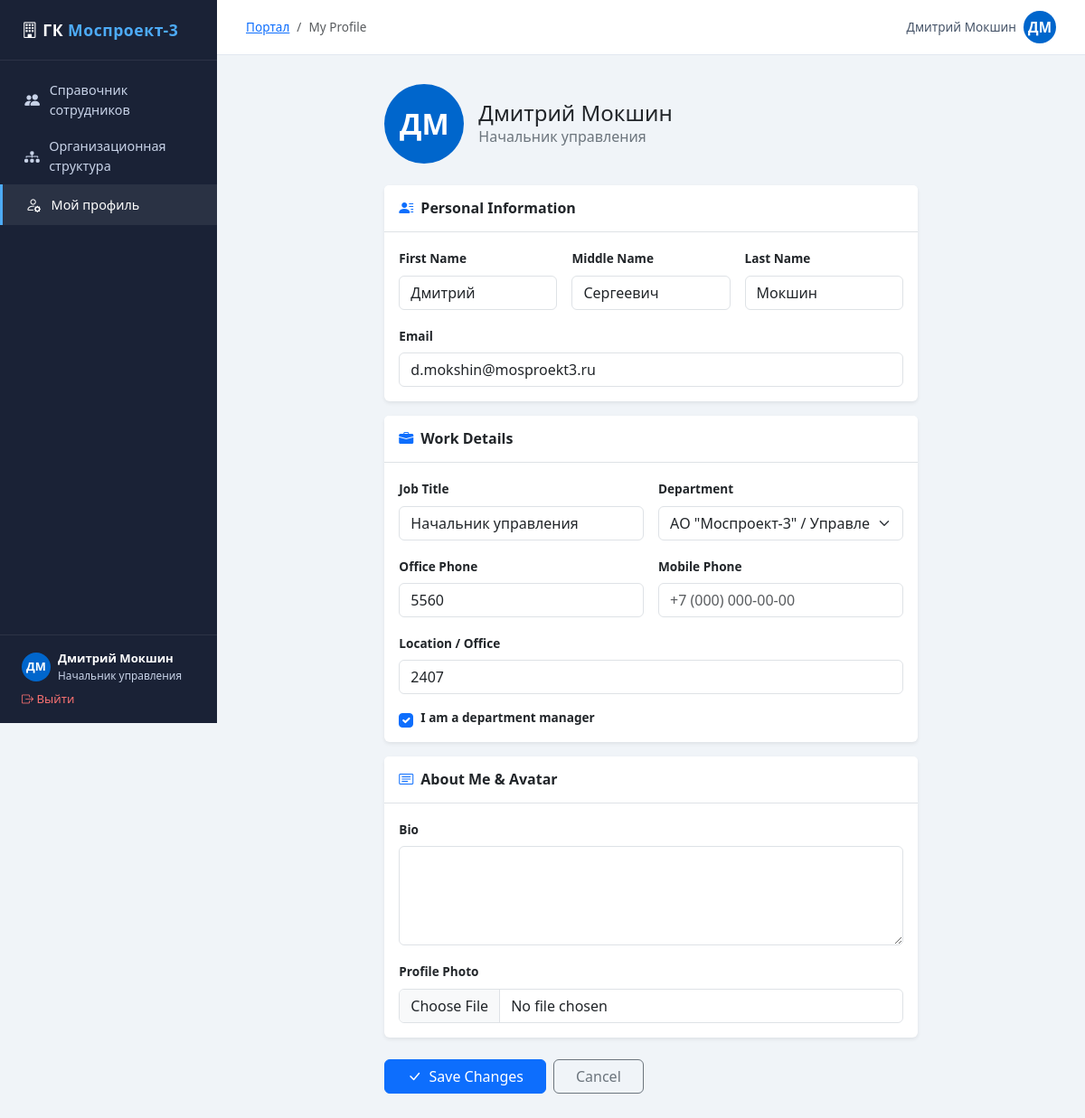
Screenshot of /profile/ (signed in) with the database file from the repository.
### employees/models.py (models this page shows, shortened)
class EmployeeProfile(models.Model):
    user = models.OneToOneField(User, on_delete=models.CASCADE, related_name='profile')
    department = models.ForeignKey(
        Department, null=True, blank=True,
        on_delete=models.SET_NULL,
        related_name='employees',
    )
    middle_name = models.CharField(max_length=100, blank=True)
    job_title = models.CharField(max_length=200, blank=True)
    phone = models.CharField(max_length=50, blank=True)
    mobile = models.CharField(max_length=50, blank=True)
    location = models.CharField(max_length=200, blank=True)
    bio = models.TextField(blank=True)
    avatar = models.ImageField(upload_to='avatars/', null=True, blank=True)
    is_manager = models.BooleanField(default=False)

### employees/views.py (the view)
# urls.py: path('profile/', views.profile_edit, name='profile_edit'),
@login_required
def profile_edit(request):
    profile = _get_or_create_profile(request.user)
    if request.method == 'POST':
        user_form = UserInfoForm(request.POST, instance=request.user)
        profile_form = EmployeeProfileForm(request.POST, request.FILES, instance=profile)
        if user_form.is_valid() and profile_form.is_valid():
            user_form.save()
            profile_form.save()
            messages.success(request, 'Your profile has been updated.')
            return redirect('profile_edit')
    else:
        user_form = UserInfoForm(instance=request.user)
        profile_form = EmployeeProfileForm(instance=profile)
    return render(request, 'employees/profile_edit.html', {
        'user_form': user_form,
        'profile_form': profile_form,
    })

### employees/forms.py
class UserInfoForm(forms.ModelForm):
    class Meta:
        model = User
        fields = ['first_name', 'last_name', 'email']
        widgets = {
            'first_name': forms.TextInput(attrs={'class': 'form-control'}),
            'last_name': forms.TextInput(attrs={'class': 'form-control'}),
            'email': forms.EmailInput(attrs={'class': 'form-control'}),
        }

class EmployeeProfileForm(forms.ModelForm):
    class Meta:
        model = EmployeeProfile
        fields = ['middle_name', 'department', 'job_title', 'phone', 'mobile', 'location', 'bio', 'avatar', 'is_manager']
        widgets = {
            'middle_name': forms.TextInput(attrs={'class': 'form-control'}),
            'department': forms.Select(attrs={'class': 'form-select'}),
            'job_title': forms.TextInput(attrs={'class': 'form-control'}),
            'phone': forms.TextInput(attrs={'class': 'form-control', 'placeholder': '+7 (000) 000-00-00'}),
            'mobile': forms.TextInput(attrs={'class': 'form-control', 'placeholder': '+7 (000) 000-00-00'}),
            'location': forms.TextInput(attrs={'class': 'form-control', 'placeholder': 'Office / City'}),
            'bio': forms.Textarea(attrs={'class': 'form-control', 'rows': 4}),
            'avatar': forms.FileInput(attrs={'class': 'form-control'}),
            'is_manager': forms.CheckboxInput(attrs={'class': 'form-check-input'}),
        }

### employees/models.py (called while the page is built)
    def __str__(self):
        return self.full_path()

    def full_path(self):
        if self.parent:
            return f'{self.parent.full_path()} / {self.name}'
        return self.name

### employees/views.py (called while the page is built)
def _get_or_create_profile(user):
    profile, _ = EmployeeProfile.objects.get_or_create(user=user)
    return profile

### employees/templates/employees/profile_edit.html (shortened to what this page needs)
{% extends "employees/base.html" %}
{% block breadcrumb_items %}
<li class="breadcrumb-item active">My Profile</li>
{% endblock %}
{% block content %}
<div class="row justify-content-center">
  <div class="col-lg-8">
    <div class="d-flex align-items-center gap-3 mb-4">
      <div class="avatar-circle avatar-lg">
        {% if request.user.profile.avatar %}
          <img src="{{ request.user.profile.avatar.url }}" alt="">
        {% else %}
          {{ request.user.first_name|first|upper }}{{ request.user.last_name|first|upper }}
        {% endif %}
      </div>
      <div>
        <h4 class="mb-0">{{ request.user.get_full_name|default:request.user.username }}</h4>
        <p class="text-secondary mb-0">{{ request.user.profile.job_title|default:"Add your job title below" }}</p>
      </div>
    </div>
    <form method="post" enctype="multipart/form-data">
      <div class="card border-0 shadow-sm mb-3">
        <div class="card-header bg-white border-bottom py-3">
          <h6 class="mb-0 fw-bold"><i class="bi bi-person-lines-fill text-primary me-2"></i>Personal Information</h6>
        </div>
        <div class="card-body py-3">
          <div class="row g-3">
            <div class="col-md-4">
              <label class="form-label fw-semibold" style="font-size:.85rem;">First Name</label>
              {{ user_form.first_name }}
            </div>
            <div class="col-md-4">
              <label class="form-label fw-semibold" style="font-size:.85rem;">Middle Name</label>
              {{ profile_form.middle_name }}
            </div>
            <div class="col-md-4">
              <label class="form-label fw-semibold" style="font-size:.85rem;">Last Name</label>
              {{ user_form.last_name }}
            </div>
            <div class="col-12">
              <label class="form-label fw-semibold" style="font-size:.85rem;">Email</label>
              {{ user_form.email }}
            </div>
          </div>
        </div>
      </div>
      <div class="card border-0 shadow-sm mb-3">
        <div class="card-header bg-white border-bottom py-3">
          <h6 class="mb-0 fw-bold"><i class="bi bi-briefcase-fill text-primary me-2"></i>Work Details</h6>
        </div>
        <div class="card-body py-3">
          <div class="row g-3">
            <div class="col-md-6">
              <label class="form-label fw-semibold" style="font-size:.85rem;">Job Title</label>
              {{ profile_form.job_title }}
            </div>
            <div class="col-md-6">
              <label class="form-label fw-semibold" style="font-size:.85rem;">Department</label>
              {{ profile_form.department }}
            </div>
            <div class="col-md-6">
              <label class="form-label fw-semibold" style="font-size:.85rem;">Office Phone</label>
              {{ profile_form.phone }}
            </div>
            <div class="col-md-6">
              <label class="form-label fw-semibold" style="font-size:.85rem;">Mobile Phone</label>
              {{ profile_form.mobile }}
            </div>
            <div class="col-12">
              <label class="form-label fw-semibold" style="font-size:.85rem;">Location / Office</label>
              {{ profile_form.location }}
            </div>
            <div class="col-12 d-flex align-items-center gap-2">
              {{ profile_form.is_manager }}
              <label class="form-check-label fw-semibold" style="font-size:.85rem;">I am a department manager</label>
            </div>
          </div>
        </div>
      </div>
      <div class="card border-0 shadow-sm mb-4">
        <div class="card-header bg-white border-bottom py-3">
          <h6 class="mb-0 fw-bold"><i class="bi bi-card-text text-primary me-2"></i>About Me &amp; Avatar</h6>
        </div>
        <div class="card-body py-3">
          <div class="row g-3">
            <div class="col-12">
              <label class="form-label fw-semibold" style="font-size:.85rem;">Bio</label>
              {{ profile_form.bio }}
            </div>
            <div class="col-12">
              <label class="form-label fw-semibold" style="font-size:.85rem;">Profile Photo</label>
              {{ profile_form.avatar }}
            </div>
          </div>
        </div>
      </div>
      <div class="d-flex gap-2">
        <button type="submit" class="btn btn-primary px-4">
          <i class="bi bi-check-lg me-1"></i> Save Changes
        </button>
        <a href="{% url 'directory' %}" class="btn btn-outline-secondary px-4">Cancel</a>
      </div>
    </form>
  </div>
</div>
{% endblock %}

### employees/templates/employees/base.html (shortened to what this page needs)
<!DOCTYPE html>
<html lang="en" data-bs-theme="light">
<head>
  <link rel="stylesheet" href="https://cdn.jsdelivr.net/npm/bootstrap@5.3.3/dist/css/bootstrap.min.css">
  <link rel="stylesheet" href="https://cdn.jsdelivr.net/npm/bootstrap-icons@1.11.3/font/bootstrap-icons.min.css">
</head>
<body>
<div class="sidebar">
  <div class="sidebar-logo"><i class="bi bi-building"></i> ГК <span>Моспроект-3</span></div>
  <nav class="sidebar-nav">
    <a href="{% url 'directory' %}" class="{% if request.resolver_match.url_name == 'directory' %}active{% endif %}">
      <i class="bi bi-people-fill"></i> Справочник сотрудников
    </a>
    <a href="{% url 'org_tree' %}" class="{% if request.resolver_match.url_name == 'org_tree' %}active{% endif %}">
      <i class="bi bi-diagram-3-fill"></i> Организационная структура
    </a>
    {% if user.is_authenticated %}
    <a href="{% url 'profile_edit' %}" class="{% if request.resolver_match.url_name == 'profile_edit' %}active{% endif %}">
      <i class="bi bi-person-gear"></i> Мой профиль
    </a>
    {% endif %}
  </nav>
  <div class="sidebar-footer">
    {% if user.is_authenticated %}
    <div class="d-flex align-items-center gap-2 mb-2">
      <div class="avatar-circle" style="width:32px;height:32px;font-size:.8rem;">
        {% if user.profile.avatar %}
          <img src="{{ user.profile.avatar.url }}" alt="">
        {% else %}
          {{ user.first_name|first|upper }}{{ user.last_name|first|upper }}
        {% endif %}
      </div>
      <div style="min-width:0">
        <div style="font-size:.82rem;color:#fff;font-weight:600;white-space:nowrap;overflow:hidden;text-overflow:ellipsis">
          {{ user.get_full_name|default:user.username }}
        </div>
        <div style="font-size:.74rem;">{{ user.profile.job_title|default:"—" }}</div>
      </div>
    </div>
    <a href="{% url 'logout' %}" style="color:#f87171;font-size:.82rem;text-decoration:none;">
      <i class="bi bi-box-arrow-right"></i> Выйти
    </a>
    {% endif %}
  </div>
</div>
<div class="main-content">
  <div class="topbar">
    <div>
      {% block breadcrumb %}
      <nav aria-label="breadcrumb">
        <ol class="breadcrumb mb-0" style="font-size:.85rem;">
          <li class="breadcrumb-item"><a href="{% url 'directory' %}">Портал</a></li>
          {% block breadcrumb_items %}{% endblock %}
        </ol>
      </nav>
      {% endblock %}
    </div>
    <div>
      {% if user.is_authenticated %}
      <a href="{% url 'profile_edit' %}" class="text-decoration-none d-flex align-items-center gap-2">
        <span style="font-size:.85rem;color:#475569;">{{ user.get_full_name|default:user.username }}</span>
        <div class="avatar-circle" style="width:36px;height:36px;">
          {% if user.profile.avatar %}
            <img src="{{ user.profile.avatar.url }}" alt="">
          {% else %}
            {{ user.first_name|first|upper }}{{ user.last_name|first|upper }}
          {% endif %}
        </div>
      </a>
      {% endif %}
    </div>
  </div>
  <div class="page-body">
    {% block content %}{% endblock %}
  </div>
</div>
</body>
</html>

### employees/templates/employees/base.html (style rules this page uses)
:root { --portal-blue: #0066cc; --portal-sidebar: #1a2236; --portal-sidebar-text: #c8d3e8; }
body { background: #f0f4f8; min-height: 100vh; }
.sidebar { width: 240px; min-height: 100vh; background: var(--portal-sidebar); position: fixed; top: 0; left: 0; z-index: 100; display: flex; flex-direction: column; }
.sidebar-logo { padding: 1.25rem 1.5rem; border-bottom: 1px solid rgba(255,255,255,.08); font-size: 1.1rem; font-weight: 700; color: #fff; letter-spacing: .03em; }
.sidebar-logo span { color: #4dabf7; }
.sidebar-nav { padding: .75rem 0; flex: 1; }
.sidebar-nav a { display: flex; align-items: center; gap: .65rem; padding: .6rem 1.5rem; color: var(--portal-sidebar-text); text-decoration: none; font-size: .9rem; border-left: 3px solid transparent; transition: background .15s, color .15s; }
.sidebar-nav a:hover, .sidebar-nav a.active { background: rgba(255,255,255,.07); color: #fff; border-left-color: #4dabf7; }
.sidebar-nav a i { font-size: 1.05rem; width: 1.2rem; text-align: center; }
.sidebar-footer { padding: 1rem 1.5rem; border-top: 1px solid rgba(255,255,255,.08); font-size: .82rem; color: var(--portal-sidebar-text); }
.main-content { margin-left: 240px; padding: 0; }
.topbar { background: #fff; border-bottom: 1px solid #e2e8f0; padding: .75rem 2rem; display: flex; align-items: center; justify-content: space-between; position: sticky; top: 0; z-index: 90; }
.page-body { padding: 2rem; }
.avatar-circle { width: 42px; height: 42px; border-radius: 50%; background: var(--portal-blue); color: #fff; display: flex; align-items: center; justify-content: center; font-weight: 600; font-size: .95rem; overflow: hidden; flex-shrink: 0; }
.avatar-lg { width: 88px; height: 88px; font-size: 2rem; }
.breadcrumb-item + .breadcrumb-item::before { content: "/"; }

### rows the page displays
EmployeeProfile: middle_name "Сергеевич", job_title "Начальник управления", department "АО \"Моспроект-3\" / Управление информационных технологий", phone "5560", location "2407", is_manager "☑"

### other values shown
{{ user.first_name|first|upper }} "Д"
{{ user.last_name|first|upper }} "М"
{{ user.get_full_name|default:user.username }} "Дмитрий Мокшин"
{{ user.profile.job_title|default:"—" }} "Начальник управления"
{{ request.user.first_name|first|upper }} "Д"
{{ request.user.last_name|first|upper }} "М"
{{ request.user.get_full_name|default:request.user.username }} "Дмитрий Мокшин"
{{ request.user.profile.job_title|default:"Add your job title below" }} "Начальник управления"
